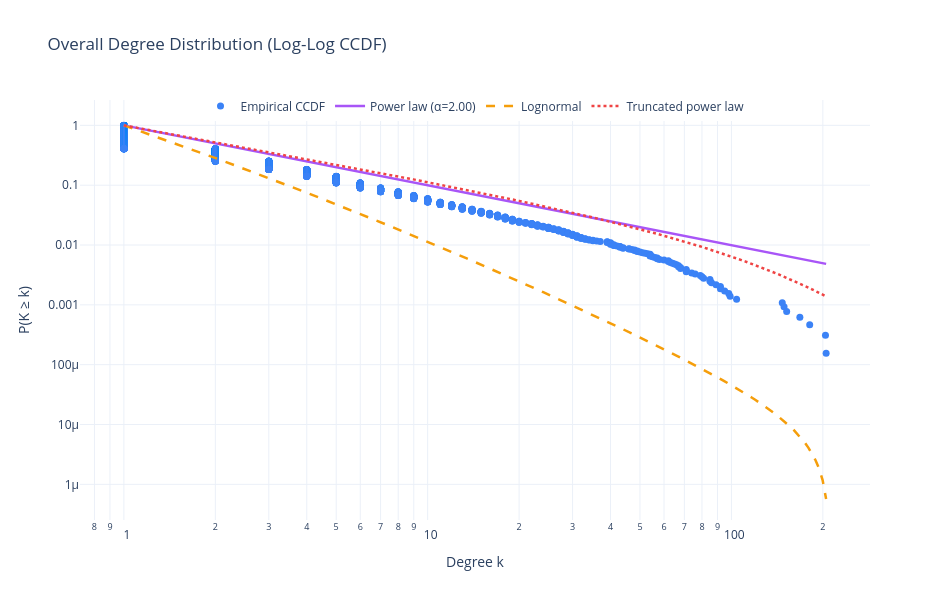

Notebook code cell kept with this figure:
### Code cell
plot_overall_degree_distribution(
    G_log)

### Figure 1 — Plotly figure (JSON) as saved in the notebook; plotly's stock layout.template omitted (floating-point values rounded to 4 significant figures; data arrays with more than 128 entries replaced by an {"elided": "..."} marker saying what was removed)
{"data": [{"marker": {"color": "#3b82f6", "size": 7}, "mode": "markers", "name": "Empirical CCDF", "type": "scatter", "x": {"elided": "6436 int values"}, "y": {"elided": "6436 float values"}}, {"line": {"color": "#a855f7", "width": 2.5}, "mode": "lines", "name": "Power law (α=2.00)", "type": "scatter", "x": {"elided": "200 float values"}, "y": {"elided": "200 float values"}}, {"line": {"color": "#f59e0b", "dash": "dash", "width": 2.5}, "mode": "lines", "name": "Lognormal", "type": "scatter", "x": {"elided": "200 float values"}, "y": {"elided": "200 float values"}}, {"line": {"color": "#ef4444", "dash": "dot", "width": 2.5}, "mode": "lines", "name": "Truncated power law", "type": "scatter", "x": {"elided": "200 float values"}, "y": {"elided": "200 float values"}}], "layout": {"height": 600, "legend": {"orientation": "h", "x": 0.5, "xanchor": "center", "y": 1.02}, "title": {"text": "Overall Degree Distribution (Log-Log CCDF)"}, "width": 950, "xaxis": {"title": {"text": "Degree k"}, "type": "log"}, "yaxis": {"title": {"text": "P(K ≥ k)"}, "type": "log"}}}
